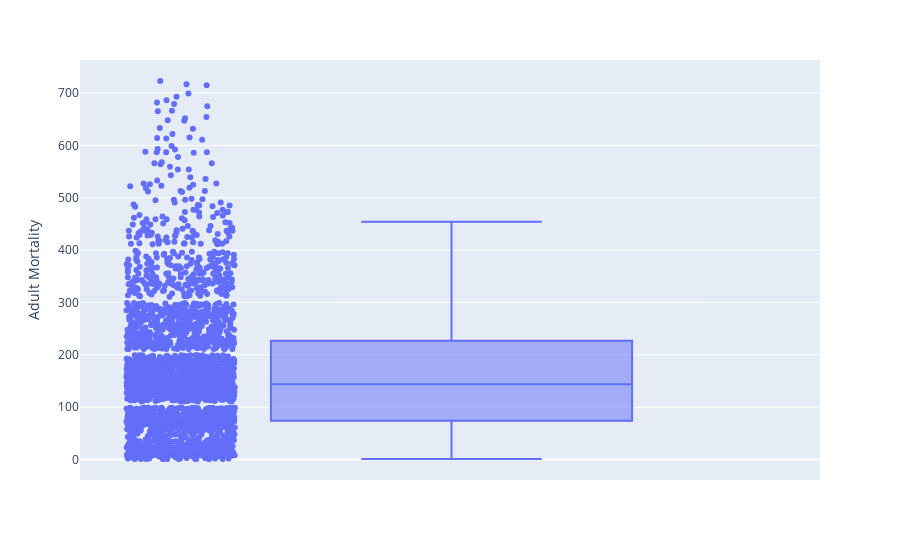

The code cell stored with this chart in its notebook:
### Code cell
px.box(df,y = "Adult Mortality", points="all")

### Figure 1 — Plotly figure (JSON) as saved in the notebook; plotly's stock layout.template omitted (floating-point values rounded to 4 significant figures; data arrays with more than 128 entries replaced by an {"elided": "..."} marker saying what was removed)
{"data": [{"alignmentgroup": "True", "boxpoints": "all", "hovertemplate": "Adult Mortality=%{y}<extra></extra>", "legendgroup": "", "marker": {"color": "#636efa"}, "name": "", "notched": false, "offsetgroup": "", "orientation": "v", "showlegend": false, "type": "box", "x0": " ", "xaxis": "x", "y": {"elided": "2938 float values"}, "y0": " ", "yaxis": "y"}], "layout": {"boxmode": "group", "legend": {"tracegroupgap": 0}, "margin": {"t": 60}, "xaxis": {"anchor": "y", "domain": [0, 1]}, "yaxis": {"anchor": "x", "domain": [0, 1], "title": {"text": "Adult Mortality"}}}}
